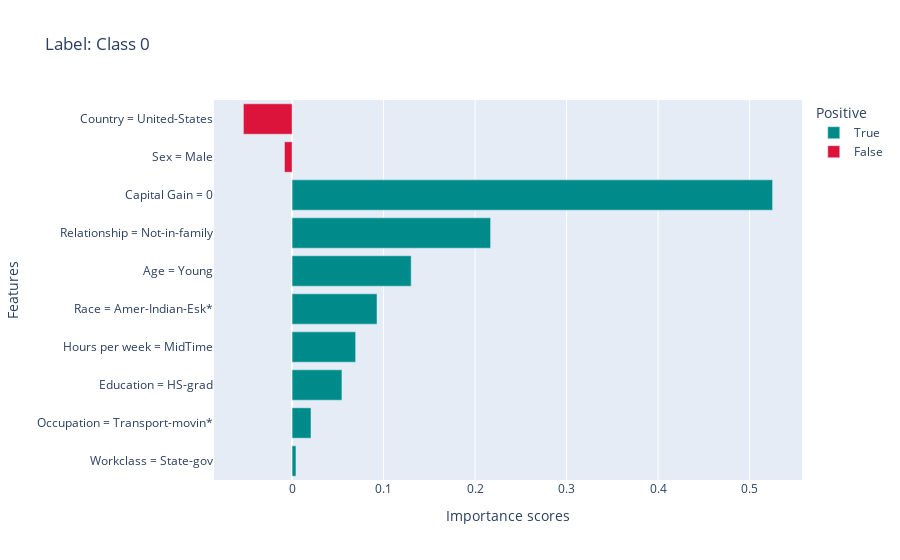

The cell this chart's notebook holds for it:
### Code cell
print("LIME explanation")

print(f"Instance {instance_id} has label {test_labels[instance_id]} but prediction {predictions[instance_id]}, with probs {model.predict_proba(test[instance_id:instance_id+1])[0]}")
local_explanations["lime"].ipython_plot(index=0, class_names=class_names)

### Figure 1 — Plotly figure (JSON) as saved in the notebook; plotly's stock layout.template omitted (floating-point values rounded to 4 significant figures)
{"data": [{"alignmentgroup": "True", "hovertemplate": "Positive=True<br>Importance scores=%{x}<br>Features=%{y}<extra></extra>", "legendgroup": "True", "marker": {"color": "#008B8B", "pattern": {"shape": ""}}, "name": "True", "offsetgroup": "True", "orientation": "h", "showlegend": true, "textposition": "auto", "type": "bar", "x": [0.004207, 0.02065, 0.05447, 0.06944, 0.09281, 0.1302, 0.2169, 0.5252], "xaxis": "x", "y": ["Workclass = State-gov", "Occupation = Transport-movin*", "Education = HS-grad", "Hours per week = MidTime", "Race = Amer-Indian-Esk*", "Age = Young", "Relationship = Not-in-family", "Capital Gain = 0"], "yaxis": "y"}, {"alignmentgroup": "True", "hovertemplate": "Positive=False<br>Importance scores=%{x}<br>Features=%{y}<extra></extra>", "legendgroup": "False", "marker": {"color": "#DC143C", "pattern": {"shape": ""}}, "name": "False", "offsetgroup": "False", "orientation": "h", "showlegend": true, "textposition": "auto", "type": "bar", "x": [-0.008363, -0.05322], "xaxis": "x", "y": ["Sex = Male", "Country = United-States"], "yaxis": "y"}], "layout": {"barmode": "relative", "legend": {"title": {"text": "Positive"}, "tracegroupgap": 0}, "title": {"text": "Label: Class 0"}, "xaxis": {"anchor": "y", "domain": [0, 1], "title": {"text": "Importance scores"}}, "yaxis": {"anchor": "x", "domain": [0, 1], "title": {"text": "Features"}}}}
